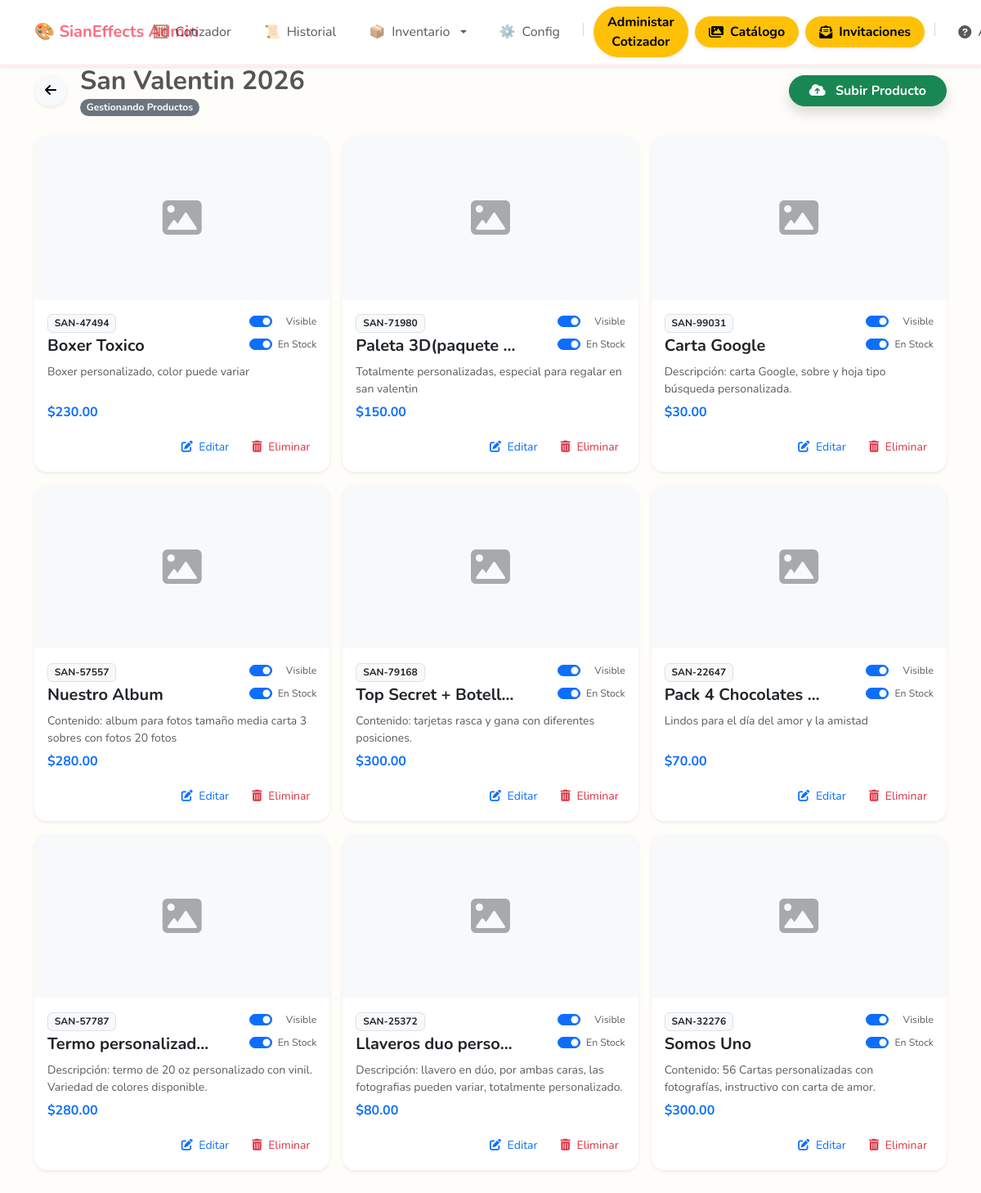
/admin/catalogo/5 (signed in), run on the app's committed database.
### tables this page shows
CREATE TABLE configuracion (id INTEGER PRIMARY KEY AUTOINCREMENT, user_id INTEGER, margen_ganancia INTEGER DEFAULT 200, nombre_empresa TEXT DEFAULT 'Mi Negocio', slogan TEXT DEFAULT 'Servicios Creativos', website TEXT DEFAULT '', inventario_activo BOOLEAN DEFAULT 0, ticket_bw BOOLEAN DEFAULT 0);

CREATE TABLE categorias (
            id INTEGER PRIMARY KEY AUTOINCREMENT,
            nombre TEXT NOT NULL,
            descripcion TEXT,
            orden INTEGER DEFAULT 0,
            activo BOOLEAN DEFAULT 1,
            created_at TIMESTAMP DEFAULT CURRENT_TIMESTAMP
        );

CREATE TABLE "catalogo_productos" (
            id INTEGER PRIMARY KEY AUTOINCREMENT,
            categoria_id INTEGER,
            sku TEXT NOT NULL,
            titulo TEXT NOT NULL,
            descripcion TEXT,
            media_url TEXT NOT NULL,
            media_type TEXT DEFAULT 'image',
            precio REAL DEFAULT 0,
            orden INTEGER DEFAULT 0,
            activo BOOLEAN DEFAULT 1,
            created_at TIMESTAMP DEFAULT CURRENT_TIMESTAMP, stock INTEGER DEFAULT 1,
            FOREIGN KEY (categoria_id) REFERENCES categorias (id)
        );

### routes/catalogo.py (the view, shortened to what this page needs)
@catalogo_bp.route('/admin/catalogo/<int:cat_id>', methods=['GET', 'POST'])
@login_required
def admin_productos(cat_id):
    conn = get_db()
    categoria = conn.execute(
        'SELECT * FROM categorias WHERE id = ?', (cat_id,)
    ).fetchone()
    productos_db = conn.execute(
        'SELECT * FROM catalogo_productos WHERE categoria_id = ? ORDER BY id DESC',
        (cat_id,)
    ).fetchall()
    conn.close()
    productos = [dict(row) for row in productos_db]
    return render_template(
        'catalogo/admin_productos.html',
        categoria=categoria, # La categoría funciona bien como Row normal
        productos=productos  # Los productos ahora son diccionarios y tojson funcionará
    )

### app.py (called while the page is built)
@app.context_processor
def inject_user_config():
    default_config = {
        'nombre_empresa': 'Cotizador Sianeffects', # O el nombre genérico que quieras
        'slogan': '',
        'website': '',
        'margen_ganancia': 100
    }
    if 'user_id' in session:
        try:
            conn = get_db_connection()
            user_config = conn.execute('SELECT * FROM configuracion WHERE user_id = ?', (session['user_id'],)).fetchone()
            conn.close()
            if user_config:
                return {'config': dict(user_config)}
        except Exception as e:
            print(f"Error inyectando config: {e}")
    return {'config': default_config}

@app.after_request
def add_header(response):
    response.headers["Cache-Control"] = "no-cache, no-store, must-revalidate"
    return response

### db.py (called while the page is built)
def get_db_connection():
    conn = sqlite3.connect(DB_NAME)
    conn.row_factory = sqlite3.Row
    return conn

### helpers.py (called while the page is built, shortened)
def login_required(f):
    @wraps(f)
    def decorated_function(*args, **kwargs):
        if 'user_id' not in session:
            flash('Por favor inicia sesión.', 'warning')
            return redirect(url_for('auth.login'))
        return f(*args, **kwargs)
    return decorated_function

def obtener_alertas(user_id):
    alertas = []
    conn = get_db_connection()
    try:
        config = conn.execute("SELECT inventario_activo FROM configuracion WHERE user_id=?", (user_id,)).fetchone()
        user = conn.execute("SELECT subscription_end, role FROM usuarios WHERE id=?", (user_id,)).fetchone()
    except Exception as e:
        print(f"Error obteniendo alertas: {e}")
    finally:
        conn.close()
    return alertas

### routes/main.py (called while the page is built)
@main_bp.app_context_processor
def inject_notifications():
    if 'user_id' in session:
        return {'notificaciones': obtener_alertas(session['user_id'])}
    return {'notificaciones': []}

### templates/catalogo/admin_productos.html (shortened to what this page needs)
{% extends "layout.html" %}
{% block content %}
<div class="d-flex align-items-center mb-4">
    <a href="{{ url_for('catalogo.admin_categorias') }}" class="btn btn-light rounded-circle shadow-sm me-3">
        <i class="fas fa-arrow-left"></i>
    </a>
    <div>
        <h2 class="fw-bold m-0">{{ categoria['nombre'] }}</h2>
        <span class="badge bg-secondary rounded-pill">Gestionando Productos</span>
    </div>
    <div class="ms-auto">
        <button class="btn btn-success rounded-pill shadow fw-bold px-4" data-bs-toggle="modal"
            data-bs-target="#modalNuevoProd" onclick="resetearFormulario()">
            <i class="fas fa-cloud-upload-alt me-2"></i> Subir Producto
        </button>
    </div>
</div>
<div class="row g-3">
    {% for prod in productos %}
    <div class="col-md-6 col-lg-4">
        <div class="card h-100 border-0 shadow-sm rounded-4 overflow-hidden position-relative">
            <div class="bg-light d-flex align-items-center justify-content-center"
                style="height: 200px; overflow: hidden;">
            </div>
            <div class="card-body">
                <div class="d-flex justify-content-between align-items-start mb-2">
                    <div style="max-width: 60%;">
                        <span class="badge bg-light text-dark border mb-1">{{ prod['sku'] }}</span>
                        <h5 class="fw-bold text-dark mb-0 text-truncate">{{ prod['titulo'] }}</h5>
                    </div>
                    <div class="text-end">
                        <div class="form-check form-switch small mb-1">
                            <input class="form-check-input" type="checkbox" role="switch"
                                onchange="toggleEstado('producto', {{ prod['id'] }}, this)" {% if prod['activo']
                                %}checked{% endif %}>
                            <label class="small text-muted">Visible</label>
                        </div>
                        <div class="form-check form-switch small">
                            <input class="form-check-input" type="checkbox" role="switch"
                                onchange="toggleStock({{ prod['id'] }}, this)" {% if prod['stock']> 0 %}checked{% endif
                            %}>
                            <label class="small text-muted">En Stock</label>
                        </div>
                    </div>
                </div>
                <p class="text-muted small mb-2 text-truncate-2" style="height: 40px; overflow: hidden;">{{
                    prod['descripcion'] }}</p>
                {% if prod['precio'] > 0 %}
                <div class="fw-bold text-primary">${{ "%.2f"|format(prod['precio']) }}</div>
                {% endif %}
            </div>
            <div class="card-footer bg-white border-0 pt-0 text-end pb-3">
                <button class="btn btn-sm btn-outline-primary border-0 rounded-pill me-2"
                    onclick='cargarDatosEdicion({{ prod | tojson }})'>
                    <i class="fas fa-edit me-1"></i> Editar
                </button>
                <a href="{{ url_for('catalogo.delete_item', tipo='producto', id_obj=prod['id']) }}"
                    class="btn btn-sm btn-outline-danger border-0 rounded-pill"
                    onclick="return confirm('¿Eliminar este producto?');">
                    <i class="fas fa-trash-alt me-1"></i> Eliminar
                </a>
            </div>
        </div>
    </div>
    {% endfor %}
</div>
{% endblock %}

### templates/layout.html (shortened to what this page needs)
<!doctype html>
<html lang="es">
<head>
    <link href="https://cdn.jsdelivr.net/npm/bootstrap@5.3.0/dist/css/bootstrap.min.css" rel="stylesheet">
    <link rel="stylesheet" href="https://cdnjs.cloudflare.com/ajax/libs/font-awesome/6.0.0/css/all.min.css">
</head>
<body>
    {% block navbar %}
    <nav class="navbar navbar-expand-lg navbar-light bg-white shadow-sm fixed-top navbar-sian">
        <div class="container">
            <a class="navbar-brand fw-bold text-primary me-auto" href="{{ url_for('main.cotizador') }}">
                <span style="color: var(--sian-pink);">🎨 {{ config['nombre_empresa'] }}</span>
            </a>
            <div class="offcanvas offcanvas-start" tabindex="-1" id="miMenuMobile" aria-labelledby="miMenuLabel">
                <div class="offcanvas-body">
                    <ul class="navbar-nav ms-auto gap-2 align-items-lg-center mt-3 mt-lg-0 w-100 justify-content-end">
                        <li class="nav-item">
                            <a class="nav-link d-flex align-items-center justify-content-start justify-content-lg-center gap-2 {% if request.endpoint == 'main.cotizador' %}active fw-bold bg-light border{% endif %} rounded-pill px-3"
                                href="{{ url_for('main.cotizador') }}">🧮 <span>Cotizador</span></a>
                        </li>
                        <li class="nav-item">
                            <a class="nav-link d-flex align-items-center justify-content-start justify-content-lg-center gap-2 {% if request.endpoint == 'main.historial' %}active fw-bold bg-light border{% endif %} rounded-pill px-3"
                                href="{{ url_for('main.historial') }}">📜 <span>Historial</span></a>
                        </li>
                        <li class="nav-item dropdown">
                            <a class="nav-link dropdown-toggle d-flex align-items-center justify-content-start justify-content-lg-center gap-2  rounded-pill px-3"
                                href="#" role="button" data-bs-toggle="dropdown">📦 <span>Inventario</span></a>
                        </li>
                        <li class="nav-item">
                            <a class="nav-link d-flex align-items-center justify-content-start justify-content-lg-center gap-2 {% if request.endpoint == 'main.configuracion' %}active fw-bold bg-light border{% endif %} rounded-pill px-3"
                                href="{{ url_for('main.configuracion') }}">⚙️ <span>Config</span></a>
                        </li>
                        {% if session.get('role', 0) >= 1 %}
                        <li class="nav-item d-none d-lg-block">
                        </li>
                        <li class="nav-item">
                            <a class="btn btn-warning rounded-pill fw-bold w-100 shadow-sm px-3 d-flex align-items-center justify-content-start justify-content-lg-center gap-2"
                                href="{{ url_for('admin.dashboard') }}">
                                <span>Administar Cotizador</span>
                            </a>
                        </li>
                        <li class="nav-item">
                            <a class="btn btn-warning rounded-pill fw-bold w-100 shadow-sm px-3 d-flex align-items-center justify-content-start justify-content-lg-center gap-2"
                                href="{{ url_for('catalogo.admin_categorias') }}">
                                <i class="fas fa-images"></i> <span>Catálogo</span>
                            </a>
                        </li>
                        <li class="nav-item">
                            <a class="btn btn-warning rounded-pill fw-bold w-100 shadow-sm px-3 d-flex align-items-center justify-content-start justify-content-lg-center gap-2"
                                href="{{ url_for('invitaciones_admin.gestionar_invitaciones') }}">
                                <i class="fas fa-envelope-open-text"></i> <span>Invitaciones</span>
                            </a>
                        </li>
                        {% endif %}
                        <li class="nav-item d-none d-lg-block">
                        </li>
                        <li class="nav-item">
                            <a class="nav-link d-flex align-items-center justify-content-start justify-content-lg-center gap-2 px-3"
                                href="{{ url_for('main.ayuda') }}">
                                <i class="fas fa-question-circle"></i> <span>Ayuda</span>
                            </a>
                        </li>
                    </ul>
                </div>
            </div>
        </div>
    </nav>
    {% endblock %}
    <div class="container pb-5">
        {% block content %}{% endblock %}
    </div>
</body>
</body>
</html>

### templates/layout.html (style rules this page uses)
:root { --sian-pink: #ff6b81; --sian-pink-light: #fff0f3; --sian-teal: #2ec4b6; --sian-teal-dark: #1f8c82; --bg-cream: #fffdf9; }
body { font-family: 'Nunito', sans-serif; background-color: var(--bg-cream); padding-top: 80px; color: #555; }
.navbar-sian { background-color: #ffffff; border-bottom: 3px solid var(--sian-pink-light); }
.navbar-brand { font-weight: 800; color: #333 !important; }
@media (min-width: 992px) { .offcanvas { position: static !important; z-index: auto !important; flex-grow: 1 !important; width: auto !important; height: auto !important; visibility: visible !important; background-color: transparent !important; border: 0 !important; transform: none !important; transition: none !important; box-shadow: none !important; } }
@media (min-width: 992px) { .offcanvas-body { padding: 0 !important; overflow: visible !important; display: flex !important; flex-direction: row !important; justify-content: flex-end !important; } }
@media (min-width: 992px) { .navbar-nav { margin-top: 0 !important; } }
@media (min-width: 992px) { .nav-item { width: auto !important; } }

### data on the page
configuracion: nombre_empresa "SianEffects Admin"
categorias: nombre "San Valentin 2026"
catalogo_productos: sku "SAN-47494", titulo "Boxer Toxico", activo "☑", stock "☑", descripcion "Boxer personalizado, color puede variar", precio "230.00"
catalogo_productos: sku "SAN-71980", titulo "Paleta 3D(paquete…", activo "☑", stock "☑", descripcion "Totalmente personalizadas, especial para regalar en san valentin", precio "150.00"
catalogo_productos: sku "SAN-99031", titulo "Carta Google", activo "☑", stock "☑", descripcion "Descripción: carta Google, sobre y hoja tipo búsqueda personalizada.", precio "30.00"
catalogo_productos: sku "SAN-57557", titulo "Nuestro Album", activo "☑", stock "☑", descripcion "Contenido: album para fotos tamaño media carta 3 sobres con fotos 20 fotos", precio "280.00"
catalogo_productos: sku "SAN-79168", titulo "Top Secret + Botell…", activo "☑", stock "☑", descripcion "Contenido: tarjetas rasca y gana con diferentes posiciones.", precio "300.00"
catalogo_productos: sku "SAN-22647", titulo "Pack 4 Chocolates…", activo "☑", stock "☑", descripcion "Lindos para el día del amor y la amistad", precio "70.00"
catalogo_productos: sku "SAN-57787", titulo "Termo personalizad…", activo "☑", stock "☑", descripcion "Descripción: termo de 20 oz personalizado con vinil. Variedad de colores disponible.", precio "280.00"
catalogo_productos: sku "SAN-25372", titulo "Llaveros duo perso…", activo "☑", stock "☑", descripcion "Descripción: llavero en dúo, por ambas caras, las fotografias pueden variar, totalmente personalizado.", precio "80.00"
catalogo_productos: sku "SAN-32276", titulo "Somos Uno", activo "☑", stock "☑", descripcion "Contenido: 56 Cartas personalizadas con fotografías, instructivo con carta de amor.", precio "300.00"
